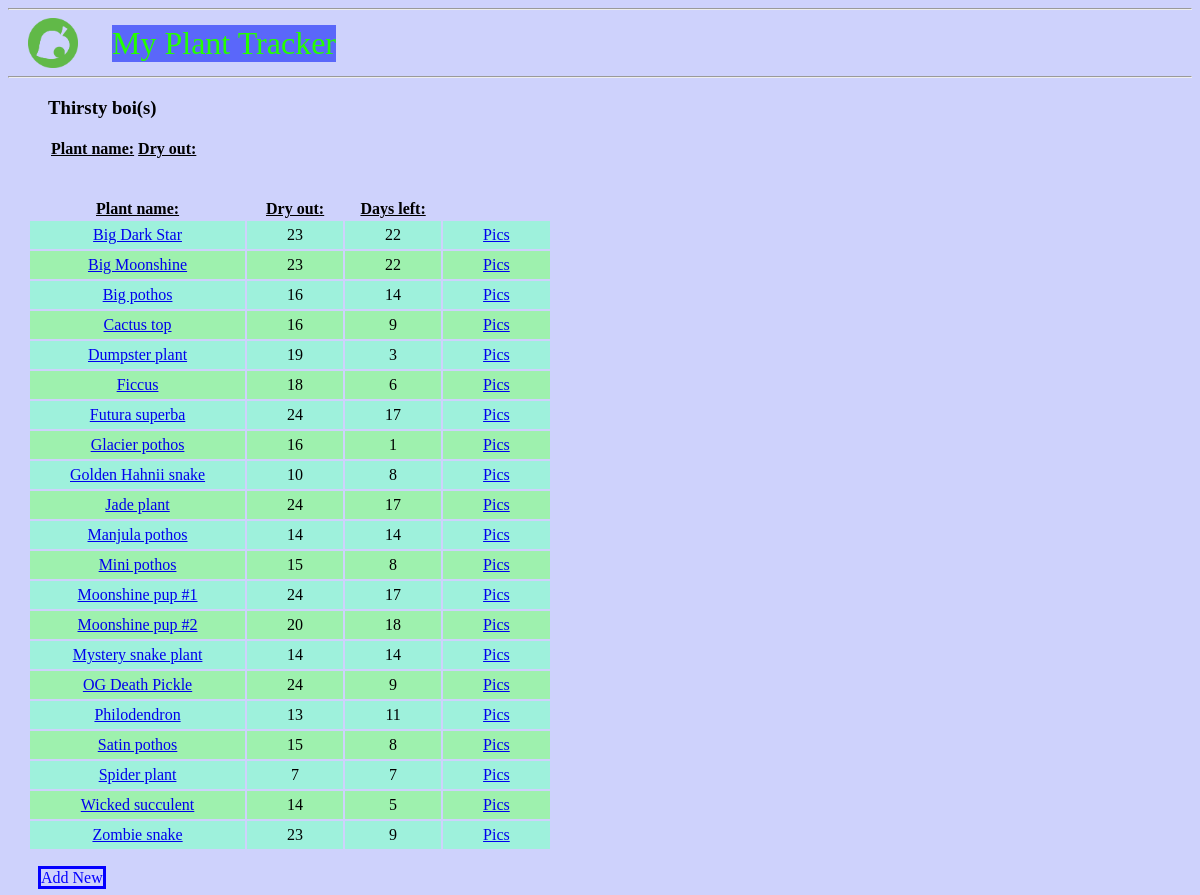
Before: / with the older database file.
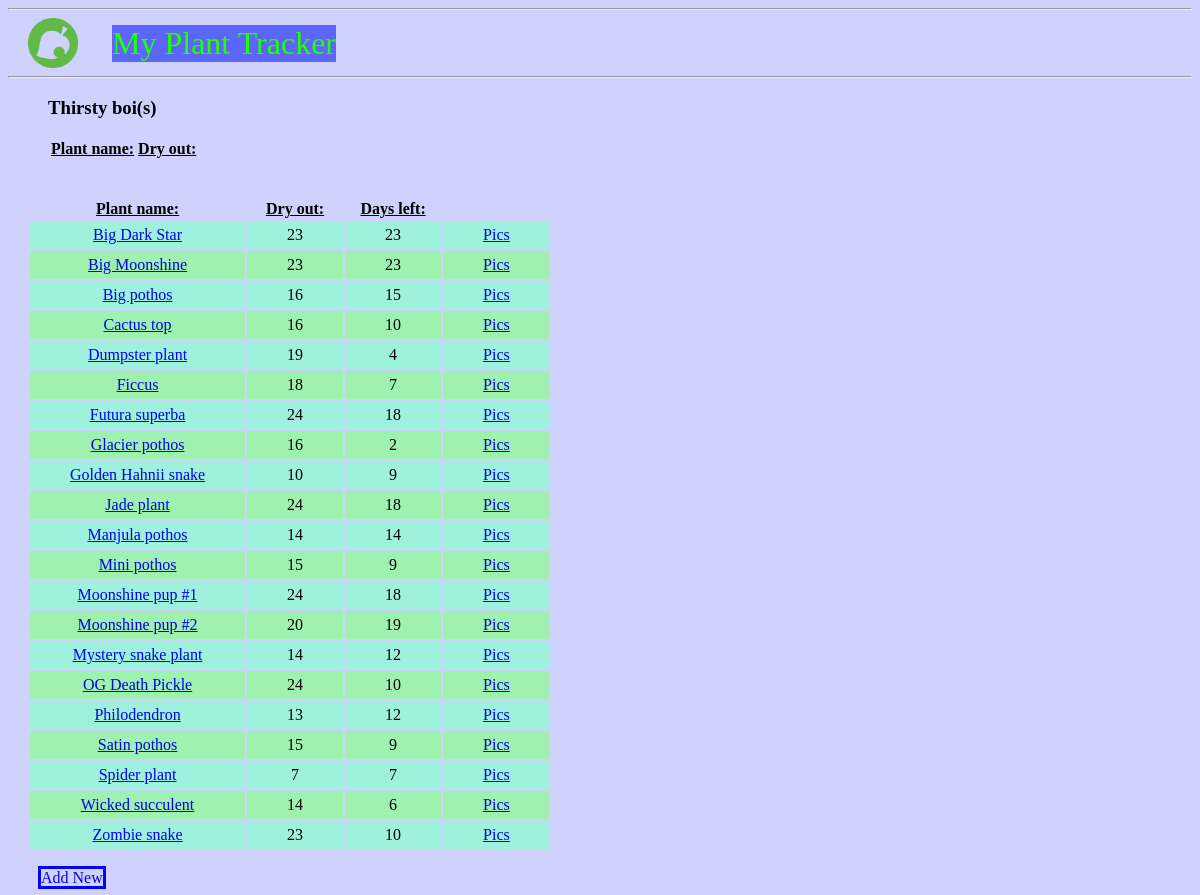
After: the same page with the newer database file.
### tables this page shows
CREATE TABLE plants (
	id INTEGER PRIMARY KEY AUTOINCREMENT,
	name TEXT NOT NULL,
	lastWatered DATE NOT NULL,
	dryOut INTEGER NOT NULL
, remaining TINYINT);

### plantFlask.py (the view)
@app.route('/')
def index():
	conn = get_db_connection()
	plants = conn.execute('SELECT * FROM plants ORDER BY name').fetchall()
	thirstyToday = conn.execute('SELECT * FROM plants WHERE remaining < 1 ORDER BY name').fetchall()
	conn.close()
	return render_template('index.html', thirstyToday=thirstyToday, plants=plants)

### plantFlask.py (called while the page is built)
def get_db_connection():
	conn = sqlite3.connect('database.db')
	conn.row_factory = sqlite3.Row
	return conn

### templates/index.html (shortened to what this page needs)
{% extends 'base.html' %}
{% block content %}
	<h3 class="header3">Thirsty boi(s)</h3>
	<table id="plants", class="header3">
                <th><u>Plant name:</u></th>
		<th><u>Dry out:</u></th>
	</table>
	<br>
	<br>
	<table id="plants", class="paddingBetweenCols">
		<th><u>Plant name:</u></th>
                <th><u>Dry out:</u></th>
                <th><u>Days left:</u></th>
                {% for plants in plants %}
                        {% if loop.index % 2 == 0 %}
                                {% set bg_color = '#9EF1AE' %}
                        {% else %}
                                {% set bg_color = '#9EF1DC' %}
                        {% endif %}
			<tr style="background-color: {{ bg_color }}">
                                <td><a href="{{ url_for('edit', plantName=plants['name']) }}">{{ plants['name'] }}</a></td>
                                <td> {{ plants['dryOut'] }}</td>
                                <td> {{ plants['remaining'] }}</td>
                                <td><a href="{{ url_for('viewPics', plantName=plants['name']) }}">Pics</a></td>
                        </tr>
                {% endfor %}
        </table>
	<br>
	<a href="{{ url_for('addNew') }}" class="button">Add New</a>
{% endblock %}

### templates/base.html (shortened to what this page needs)
<!DOCTYPE html>
<html lang="en">
<head>
	<link rel="stylesheet" type="text/css" href="{{ url_for('static', filename='styles.css') }}" />
</head>
<body class="body">
	<hr>
	<nav>
		<img class="logo" src="{{ url_for('static', filename='nook.png') }}">
		<a href="{{ url_for('index') }}">  My Plant Tracker  </a>
	</nav>
	<hr>
	<div class="content">
		{% block content %} {% endblock %}
	</div>
</body>
</html>

### static/styles.css (style rules this page uses)
.header3 { margin-left: 40px; }
nav a { color: #25FF00; font-size: 2em; display: inline-block; vertical-align: middle; margin-left: 20px; margin-top: 0px; margin-bottom: 0px; text-decoration: none; background-color: #5A67FA; }
.paddingBetweenCols td { padding:5px 40px 5px 40px; text-align: center; }
.paddingBetweenCols { margin-left: 20px; }
a.button { text-decoration: none; border: solid; border-color: #0400FF; margin-left: 30px; color: #0400FF; }
body.body { background-color: #CED2FC; }
.logo { width: 50px; display: inline-block; vertical-align: middle; margin-left: 20px; margin-right: 10px; margin-top: 0px; margin-bottom: 0px; }

Changed rows visible on the page:
changed plants "Big Dark Star": remaining "22" → "23"
changed plants "Big Moonshine": remaining "22" → "23"
changed plants "Big pothos": remaining "14" → "15"
changed plants "Cactus top": remaining "9" → "10"
changed plants "Dumpster plant": remaining "3" → "4"
changed plants "Ficcus": remaining "6" → "7"
changed plants "Futura superba": remaining "17" → "18"
changed plants "Glacier pothos": remaining "1" → "2"
changed plants "Golden Hahnii snake": remaining "8" → "9"
changed plants "Jade plant": remaining "17" → "18"
changed plants "Mini pothos": remaining "8" → "9"
changed plants "Moonshine pup #1": remaining "17" → "18"
changed plants "Moonshine pup #2": remaining "18" → "19"
changed plants "Mystery snake plant": remaining "14" → "12"
changed plants "OG Death Pickle": remaining "9" → "10"
changed plants "Philodendron": remaining "11" → "12"
changed plants "Satin pothos": remaining "8" → "9"
changed plants "Wicked succulent": remaining "5" → "6"
changed plants "Zombie snake": remaining "9" → "10"
